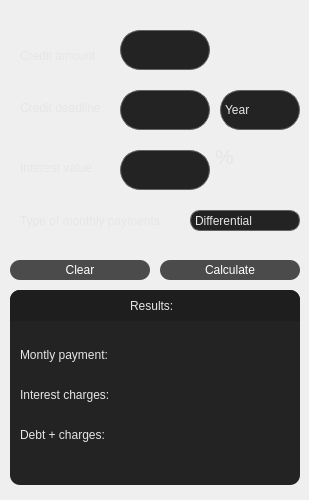
    <widget class="QWidget" name="credit">
     <widget class="QLineEdit" name="lineEdit_credit_creditAmount">
      <property name="geometry">
       <rect>
        <x>120</x>
        <y>30</y>
        <width>90</width>
        <height>40</height>
       </rect>
      </property>
      <property name="styleSheet">
       <string notr="true">
QLineEdit {
    border: 1px solid rgb(100 ,100, 100); /* Border color and width */
    border-radius: 20px; /* Rounded corners */
    padding: 1px; /* Padding inside the QLineEdit */
    background-color: rgb(35,35,35); /* Background color */
    color: rgb(200, 200, 200); /* Text color */
}

QLineEdit:focus {
    border: 1px solid rgb(147,112,219); /* Border color when QLineEdit is focused */
    background-color: rgb(35, 35, 35); /* Background color when QLineEdit is focused */
}</string>
      </property>
      <property name="text">
       <string/>
      </property>
     </widget>
     <widget class="QLineEdit" name="lineEdit_credit_creditDeadline">
      <property name="geometry">
       <rect>
        <x>120</x>
        <y>90</y>
        <width>90</width>
        <height>40</height>
       </rect>
      </property>
      <property name="styleSheet">
       <string notr="true">QLineEdit {
    border: 1px solid rgb(100 ,100, 100); /* Border color and width */
    border-radius: 20px; /* Rounded corners */
    padding: 1px; /* Padding inside the QLineEdit */
    background-color: rgb(35,35,35); /* Background color */
    color: rgb(200, 200, 200); /* Text color */
}

QLineEdit:focus {
    border: 1px solid rgb(147,112,219); /* Border color when QLineEdit is focused */
    background-color: rgb(35, 35, 35); /* Background color when QLineEdit is focused */
}</string>
      </property>
     </widget>
     <widget class="QLabel" name="label_credit_creditAmount">
      <property name="geometry">
       <rect>
        <x>20</x>
        <y>40</y>
        <width>91</width>
        <height>31</height>
       </rect>
      </property>
      <property name="styleSheet">
       <string notr="true">
    color: rgb(230,230,230); /* Text color */</string>
      </property>
      <property name="text">
       <string>Credit amount</string>
      </property>
     </widget>
     <widget class="QLabel" name="label_credit_creditDeadline">
      <property name="geometry">
       <rect>
        <x>20</x>
        <y>100</y>
        <width>91</width>
        <height>16</height>
       </rect>
      </property>
      <property name="styleSheet">
       <string notr="true">
    color: rgb(230,230,230); /* Text color */</string>
      </property>
      <property name="text">
       <string>Credit deadline</string>
      </property>
     </widget>
     <widget class="QComboBox" name="comboBox_credit_termType">
      <property name="geometry">
       <rect>
        <x>220</x>
        <y>90</y>
        <width>80</width>
        <height>40</height>
       </rect>
      </property>
      <property name="autoFillBackground">
       <bool>false</bool>
      </property>
      <property name="styleSheet">
       <string notr="true">/* Apply the style to the QComboBox */
QComboBox {
    border: 1px solid rgb(100,100,100); /* Border style and color */
    border-radius: 20px; /* Rounded corners */
    /*padding: 0px ; /* Padding inside the combo box */
    background-color: rgb(35,35,35); /* Background color */
    color: rgb(230,230,230); /* Text color */
    selection-color: #FFF; /* Selected text color */
    selection-background-color: rgb(147,112,219); /* Selected background color */
}

/* Dropdown button style */
QComboBox::drop-down {
	width: 50px; 
    border: none; /* Remove the drop-down button border */
    background-color: ; /* Transparent background */
}

/* Dropdown list style */
QComboBox QAbstractItemView {
    border: 0px solid #ccc; /* Border style and color for the dropdown list */
    border-radius: 5px; /* Rounded corners for the dropdown list */
    background-color: rgb(35,35,35); /* Background color for the dropdown list */
    color: rgb(230,230,230); /* Text color */
    selection-background-color: rgb(55,55,55); /* Selected item background color */
}

/* Hover effect for dropdown list items */
QComboBox QAbstractItemView::item:hover {
    background-color: rgb(147,112,219); /* Background color when hovering over items */
}</string>
      </property>
      <item>
       <property name="text">
        <string>Year</string>
       </property>
      </item>
      <item>
       <property name="text">
        <string>Month</string>
       </property>
      </item>
     </widget>
     <widget class="QLineEdit" name="lineEdit_credit_interestValue">
      <property name="geometry">
       <rect>
        <x>120</x>
        <y>150</y>
        <width>90</width>
        <height>40</height>
       </rect>
      </property>
      <property name="styleSheet">
       <string notr="true">
QLineEdit {
    border: 1px solid rgb(100 ,100, 100); /* Border color and width */
    border-radius: 20px; /* Rounded corners */
    padding: 1px; /* Padding inside the QLineEdit */
    background-color: rgb(35,35,35); /* Background color */
    color: rgb(200, 200, 200); /* Text color */
}

QLineEdit:focus {
    border: 1px solid rgb(147,112,219); /* Border color when QLineEdit is focused */
    background-color: rgb(35, 35, 35); /* Background color when QLineEdit is focused */
}</string>
      </property>
      <property name="text">
       <string/>
      </property>
      <property name="maxLength">
       <number>10</number>
      </property>
     </widget>
     <widget class="QLabel" name="label_credit_interestValue">
      <property name="geometry">
       <rect>
        <x>20</x>
        <y>160</y>
        <width>91</width>
        <height>16</height>
       </rect>
      </property>
      <property name="styleSheet">
       <string notr="true">
    color: rgb(230,230,230); /* Text color */</string>
      </property>
      <property name="text">
       <string>Interest value</string>
      </property>
     </widget>
     <widget class="QLabel" name="label_credit_typeOfMonthlyPayments">
      <property name="geometry">
       <rect>
        <x>20</x>
        <y>200</y>
        <width>161</width>
        <height>41</height>
       </rect>
      </property>
      <property name="styleSheet">
       <string notr="true">
    color: rgb(230,230,230); /* Text color */</string>
      </property>
      <property name="text">
       <string>Type of monthly payments</string>
      </property>
     </widget>
     <widget class="QComboBox" name="comboBox_credit_paymentsType">
      <property name="geometry">
       <rect>
        <x>190</x>
        <y>210</y>
        <width>110</width>
        <height>21</height>
       </rect>
      </property>
      <property name="autoFillBackground">
       <bool>false</bool>
      </property>
      <property name="styleSheet">
       <string notr="true">/* Apply the style to the QComboBox */
QComboBox {
    border: 1px solid rgb(100,100,100); /* Border style and color */
    border-radius: 10px; /* Rounded corners */
    /*padding: 0px ; /* Padding inside the combo box */
    background-color: rgb(35,35,35); /* Background color */
    color: rgb(230,230,230); /* Text color */
    selection-color: #FFF; /* Selected text color */
    selection-background-color: rgb(147,112,219); /* Selected background color */
}

/* Dropdown button style */
QComboBox::drop-down {
	width: 50px; 
    border: none; /* Remove the drop-down button border */
    background-color: ; /* Transparent background */
}

/* Dropdown list style */
QComboBox QAbstractItemView {
    border: 0px solid #ccc; /* Border style and color for the dropdown list */
    border-radius: 5px; /* Rounded corners for the dropdown list */
    background-color: rgb(35,35,35); /* Background color for the dropdown list */
    color: rgb(230,230,230); /* Text color */
    selection-background-color: rgb(55,55,55); /* Selected item background color */
}

/* Hover effect for dropdown list items */
QComboBox QAbstractItemView::item:hover {
    background-color: rgb(147,112,219); /* Background color when hovering over items */
}</string>
      </property>
      <item>
       <property name="text">
        <string>Differential</string>
       </property>
      </item>
      <item>
       <property name="text">
        <string>Annual</string>
       </property>
      </item>
     </widget>
     <widget class="QPushButton" name="pushButton_credit_clear">
      <property name="geometry">
       <rect>
        <x>10</x>
        <y>260</y>
        <width>140</width>
        <height>20</height>
       </rect>
      </property>
      <property name="styleSheet">
       <string notr="true">QPushButton {
    background-color: rgb(75, 75, 75); /* Background color */
    color: #FFF; /* Text color */
    border: 0px solid #007ACC; /* Border color and width */
    border-radius: 10px; /* Rounded corners */
}

QPushButton:hover {
    background-color: rgb(85, 85, 85); /* Background color on hover */
    border: 1px solid rgb(147,112,219); /* Border color on hover */
}

QPushButton:pressed {
    background-color: rgb(65, 65, 65); /* Background color when pressed */
    border: 1px solid rgb(147,112,219); /* Border color on hover */
}</string>
      </property>
      <property name="text">
       <string>Clear</string>
      </property>
     </widget>
     <widget class="QPushButton" name="pushButton_credit_calculate">
      <property name="geometry">
       <rect>
        <x>160</x>
        <y>260</y>
        <width>140</width>
        <height>20</height>
       </rect>
      </property>
      <property name="styleSheet">
       <string notr="true">QPushButton {
    background-color: rgb(75, 75, 75); /* Background color */
    color: #FFF; /* Text color */
    border: 0px solid #007ACC; /* Border color and width */
    border-radius: 10px; /* Rounded corners */
}

QPushButton:hover {
    background-color: rgb(85, 85, 85); /* Background color on hover */
    border: 1px solid rgb(147,112,219); /* Border color on hover */
}

QPushButton:pressed {
    background-color: rgb(65, 65, 65); /* Background color when pressed */
    border: 1px solid rgb(147,112,219); /* Border color on hover */
}</string>
      </property>
      <property name="text">
       <string>Calculate</string>
      </property>
     </widget>
     <widget class="QLabel" name="label_credit_percent">
      <property name="geometry">
       <rect>
        <x>215</x>
        <y>148</y>
        <width>21</width>
        <height>16</height>
       </rect>
      </property>
      <property name="styleSheet">
       <string notr="true">font-size: 16pt;
    color: rgb(230,230,230); /* Text color */</string>
      </property>
      <property name="text">
       <string>%</string>
      </property>
     </widget>
     <widget class="QGroupBox" name="groupBox">
      <property name="geometry">
       <rect>
        <x>10</x>
        <y>290</y>
        <width>290</width>
        <height>201</height>
       </rect>
      </property>
      <property name="styleSheet">
       <string notr="true">
QGroupBox {
    border: none; /* Remove the border */
    background-color: transparent; /* Make the background transparent */
    margin: 0; /* Remove any margin */
}

/* Apply the style to the title label of the QGroupBox */
QGroupBox::title {
    subcontrol-origin: margin;
    subcontrol-position: top center;
    padding: 0; /* Remove padding for the title */
    border: none; /* Remove the title border */
}</string>
      </property>
      <property name="title">
       <string/>
      </property>
      <widget class="QLabel" name="label_credit_result_title">
       <property name="geometry">
        <rect>
         <x>120</x>
         <y>8</y>
         <width>58</width>
         <height>16</height>
        </rect>
       </property>
       <property name="styleSheet">
        <string notr="true">background-color: rgb();
 color: rgb(230,230,230); /* Text color */</string>
       </property>
       <property name="text">
        <string>Results:</string>
       </property>
      </widget>
      <widget class="QLabel" name="label_credit_result_header">
       <property name="geometry">
        <rect>
         <x>0</x>
         <y>0</y>
         <width>290</width>
         <height>31</height>
        </rect>
       </property>
       <property name="styleSheet">
        <string notr="true">QLabel {
    background-color: rgb(30, 30, 31); /* Adjust the color to your preference */
    border-top-left-radius: 10px; /* Adjust the radius for rounding */
    border-top-right-radius: 10px; /* Adjust the radius for rounding */
    padding: 10px; /* Add padding for spacing inside the rounded square */
}</string>
       </property>
       <property name="text">
        <string/>
       </property>
      </widget>
      <widget class="QLabel" name="label_credit_monthlyPaymentResult">
       <property name="geometry">
        <rect>
         <x>10</x>
         <y>50</y>
         <width>111</width>
         <height>30</height>
        </rect>
       </property>
       <property name="styleSheet">
        <string notr="true">background-color: rgb();
    color: rgb(230,230,230); /* Text color */</string>
       </property>
       <property name="text">
        <string>Montly payment: </string>
       </property>
      </widget>
      <widget class="QLabel" name="label_credit_result_background">
       <property name="geometry">
        <rect>
         <x>0</x>
         <y>0</y>
         <width>290</width>
         <height>195</height>
        </rect>
       </property>
       <property name="styleSheet">
        <string notr="true">QLabel {
    background-color: rgb(35, 35, 36); /* Adjust the color to your preference */
    border-radius: 10px; /* Adjust the radius for rounding */
    padding: 10px; /* Add padding for spacing inside the rounded square */
}</string>
       </property>
       <property name="text">
        <string/>
       </property>
      </widget>
      <widget class="QLabel" name="label_credit_mothtlyPaymentResult_value">
       <property name="geometry">
        <rect>
         <x>140</x>
         <y>50</y>
         <width>125</width>
         <height>30</height>
        </rect>
       </property>
       <property name="styleSheet">
        <string notr="true">background-color: rgb();
    color: rgb(230,230,230); /* Text color */</string>
       </property>
       <property name="text">
        <string/>
       </property>
      </widget>
      <widget class="QLabel" name="label_credit_interestCharges_value">
       <property name="geometry">
        <rect>
         <x>140</x>
         <y>90</y>
         <width>125</width>
         <height>30</height>
        </rect>
       </property>
       <property name="styleSheet">
        <string notr="true">background-color: rgb();
    color: rgb(230,230,230); /* Text color */</string>
       </property>
       <property name="text">
        <string/>
       </property>
      </widget>
      <widget class="QLabel" name="label_credit_interestCharges">
       <property name="geometry">
        <rect>
         <x>10</x>
         <y>90</y>
         <width>111</width>
         <height>30</height>
        </rect>
       </property>
       <property name="styleSheet">
        <string notr="true">background-color: rgb();
    color: rgb(230,230,230); /* Text color */</string>
       </property>
       <property name="text">
        <string>Interest charges:</string>
       </property>
      </widget>
      <widget class="QLabel" name="label_credit_debtPlusCharges">
       <property name="geometry">
        <rect>
         <x>10</x>
         <y>130</y>
         <width>111</width>
         <height>30</height>
        </rect>
       </property>
       <property name="styleSheet">
        <string notr="true">background-color: rgb();
    color: rgb(230,230,230); /* Text color */</string>
       </property>
       <property name="text">
        <string>Debt + charges:</string>
       </property>
      </widget>
      <widget class="QLabel" name="label_credit_debtPlusCharges_value">
       <property name="geometry">
        <rect>
         <x>140</x>
         <y>130</y>
         <width>125</width>
         <height>30</height>
        </rect>
       </property>
       <property name="styleSheet">
        <string notr="true">background-color: rgb();
    color: rgb(230,230,230); /* Text color */</string>
       </property>
       <property name="text">
        <string/>
       </property>
      </widget>
      <zorder>label_credit_result_background</zorder>
      <zorder>label_credit_result_header</zorder>
      <zorder>label_credit_result_title</zorder>
      <zorder>label_credit_monthlyPaymentResult</zorder>
      <zorder>label_credit_mothtlyPaymentResult_value</zorder>
      <zorder>label_credit_interestCharges_value</zorder>
      <zorder>label_credit_interestCharges</zorder>
      <zorder>label_credit_debtPlusCharges</zorder>
      <zorder>label_credit_debtPlusCharges_value</zorder>
     </widget>
    </widget>
